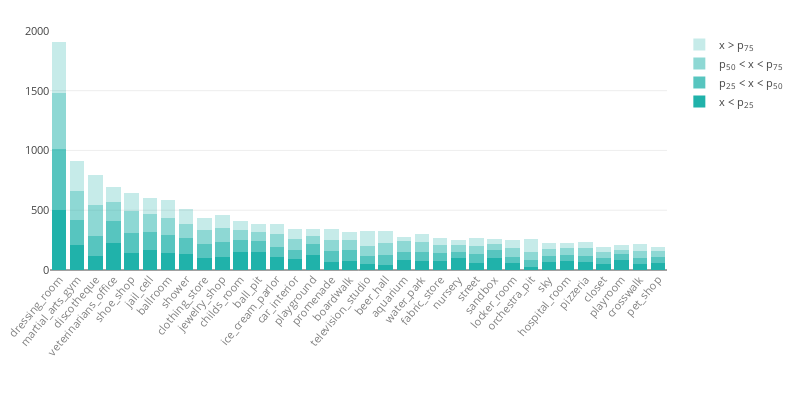

The cell this chart's notebook holds for it:
### Code cell
gender_ages_data = pd.merge(gender_table[['mean', 'id']], ages_table[['25 per', 'id']], on='id')

tags = [x[0].split("/")[0] for x in scenes_result]
tags.remove('beauty_salon')
vis_table1 = ages_table

dd = []
for loc in list(data1.keys()):
    cn = Counter()
    for photo in data1[loc]:
        for category, val in data1[loc][photo]['categories'].items():
            cn[category] += float(val)
    dd.append([loc, cn])
    
dd1 = []
for x in dd:
    dd1.append([x[0]] + [x[1][tag] for tag in tags])
    
tags_info = pd.DataFrame(dd1)
tags_info.columns=["id"] + tags

vis_table1 = pd.merge(vis_table1, tags_info, on='id')

x, y1, y2, y3, y4 = [],[],[],[],[]
for tag in tags:
    try:
        rc = '50 per'
        th1 = np.percentile(vis_table1[rc], 25)
        th2 = np.percentile(vis_table1[rc], 50)
        th3 = np.percentile(vis_table1[rc], 75)
        val1 = sum(vis_table1[vis_table1[rc]<th1][tag])
        val2 = sum(vis_table1[(vis_table1[rc]>=th1) & (vis_table1[rc]<th2)][tag])
        val3 = sum(vis_table1[(vis_table1[rc]>=th2) & (vis_table1[rc]<th3)][tag])
        val4 = sum(vis_table1[vis_table1[rc]>=th3][tag])
        
        if val1 or val2 or val3 or val4:
            y1.append(val1)
            y2.append(val2)
            y3.append(val3)
            y4.append(val4)
            x.append(tag)
        #else:
        #    #print(tag)
        #    pass
    except:
        pass

marker_style = dict(color='lightseagreen')
data = [
        go.Bar(x=x, y=y1, name="x < p<sub>25</sub>",
                hoverinfo="y", marker=marker_style),
    
        go.Bar(x=x, y=y2, name="p<sub>25</sub> < x < p<sub>50</sub>",
                hoverinfo="y", marker=marker_style, opacity=0.75),
    
        go.Bar(x=x, y=y3, name="p<sub>50</sub> < x < p<sub>75</sub>",
                hoverinfo="y", marker=marker_style, opacity=0.5),
    
        go.Bar(x=x, y=y4, name="x > p<sub>75</sub>",
                hoverinfo="y",marker=marker_style, opacity=0.25)
        ]

layout = go.Layout(height=400, width=800, xaxis=dict(tickangle=-50, color='grey'),
                   margin=go.layout.Margin(t=30, b=130,l=50),
                   showlegend=True, font=dict(size=11), barmode='stack')

fig = go.Figure(data=data, layout=layout)

py.iplot(fig, show_link=False)

### Figure 1 — Plotly figure (JSON) as saved in the notebook; plotly's stock layout.template omitted (floating-point values rounded to 4 significant figures)
{"data": [{"hoverinfo": "y", "marker": {"color": "lightseagreen"}, "name": "x < p<sub>25</sub>", "type": "bar", "uid": "8773e47e-c2ef-11e8-9c40-3c15c2cf2370", "x": ["dressing_room", "martial_arts_gym", "discotheque", "veterinarians_office", "shoe_shop", "jail_cell", "ballroom", "shower", "clothing_store", "jewelry_shop", "childs_room", "ball_pit", "ice_cream_parlor", "car_interior", "playground", "promenade", "boardwalk", "television_studio", "beer_hall", "aquarium", "water_park", "fabric_store", "nursery", "street", "sandbox", "locker_room", "orchestra_pit", "sky", "hospital_room", "pizzeria", "closet", "playroom", "crosswalk", "pet_shop"], "y": [505.3, 207.4, 114.0, 227.2, 145.7, 163.6, 140.6, 134.1, 99.02, 110.0, 153.0, 147.7, 108.0, 88.12, 122.1, 63.05, 72.6, 52.31, 44.5, 82.24, 77.73, 77.22, 97.06, 61.65, 99.17, 56.59, 27.88, 66.06, 71.51, 64.92, 53.42, 80.11, 46.28, 62.16]}, {"hoverinfo": "y", "marker": {"color": "lightseagreen"}, "name": "p<sub>25</sub> < x < p<sub>50</sub>", "opacity": 0.75, "type": "bar", "uid": "8773e65e-c2ef-11e8-9c21-3c15c2cf2370", "x": ["dressing_room", "martial_arts_gym", "discotheque", "veterinarians_office", "shoe_shop", "jail_cell", "ballroom", "shower", "clothing_store", "jewelry_shop", "childs_room", "ball_pit", "ice_cream_parlor", "car_interior", "playground", "promenade", "boardwalk", "television_studio", "beer_hall", "aquarium", "water_park", "fabric_store", "nursery", "street", "sandbox", "locker_room", "orchestra_pit", "sky", "hospital_room", "pizzeria", "closet", "playroom", "crosswalk", "pet_shop"], "y": [509.2, 206.8, 171.6, 179.0, 165.3, 153.8, 150.5, 131.3, 120.0, 127.2, 94.13, 97.99, 84.98, 79.74, 96.58, 97.38, 91.27, 68.08, 82.11, 71.45, 75.67, 66.34, 53.12, 71.13, 66.69, 49.97, 54.63, 55.11, 57.01, 52.44, 50.09, 49.85, 57.45, 46.19]}, {"hoverinfo": "y", "marker": {"color": "lightseagreen"}, "name": "p<sub>50</sub> < x < p<sub>75</sub>", "opacity": 0.5, "type": "bar", "uid": "8773e746-c2ef-11e8-a70d-3c15c2cf2370", "x": ["dressing_room", "martial_arts_gym", "discotheque", "veterinarians_office", "shoe_shop", "jail_cell", "ballroom", "shower", "clothing_store", "jewelry_shop", "childs_room", "ball_pit", "ice_cream_parlor", "car_interior", "playground", "promenade", "boardwalk", "television_studio", "beer_hall", "aquarium", "water_park", "fabric_store", "nursery", "street", "sandbox", "locker_room", "orchestra_pit", "sky", "hospital_room", "pizzeria", "closet", "playroom", "crosswalk", "pet_shop"], "y": [468.4, 247.8, 256.5, 163.0, 180.9, 147.4, 145.3, 122.8, 114.7, 116.3, 85.08, 75.28, 107.1, 88.14, 66.12, 91.14, 84.65, 81.55, 99.31, 85.95, 81.77, 65.97, 61.12, 66.38, 47.69, 79.81, 64.65, 56.1, 52.35, 69.88, 49.15, 40.81, 58.52, 51.18]}, {"hoverinfo": "y", "marker": {"color": "lightseagreen"}, "name": "x > p<sub>75</sub>", "opacity": 0.25, "type": "bar", "uid": "8773e80c-c2ef-11e8-861a-3c15c2cf2370", "x": ["dressing_room", "martial_arts_gym", "discotheque", "veterinarians_office", "shoe_shop", "jail_cell", "ballroom", "shower", "clothing_store", "jewelry_shop", "childs_room", "ball_pit", "ice_cream_parlor", "car_interior", "playground", "promenade", "boardwalk", "television_studio", "beer_hall", "aquarium", "water_park", "fabric_store", "nursery", "street", "sandbox", "locker_room", "orchestra_pit", "sky", "hospital_room", "pizzeria", "closet", "playroom", "crosswalk", "pet_shop"], "y": [424.2, 252.2, 250.0, 121.9, 154.7, 133.9, 146.7, 119.6, 102.4, 108.4, 76.32, 62.8, 83.65, 85.05, 61.82, 93.54, 72.4, 120.4, 100.6, 37.53, 68.97, 55.56, 43.11, 69.04, 42.62, 65.64, 114.8, 51.16, 43.5, 47.21, 37.64, 37.35, 55.4, 35.72]}], "layout": {"barmode": "stack", "font": {"size": 11}, "height": 400, "margin": {"b": 130, "l": 50, "t": 30}, "showlegend": true, "width": 800, "xaxis": {"color": "grey", "tickangle": -50}}}
